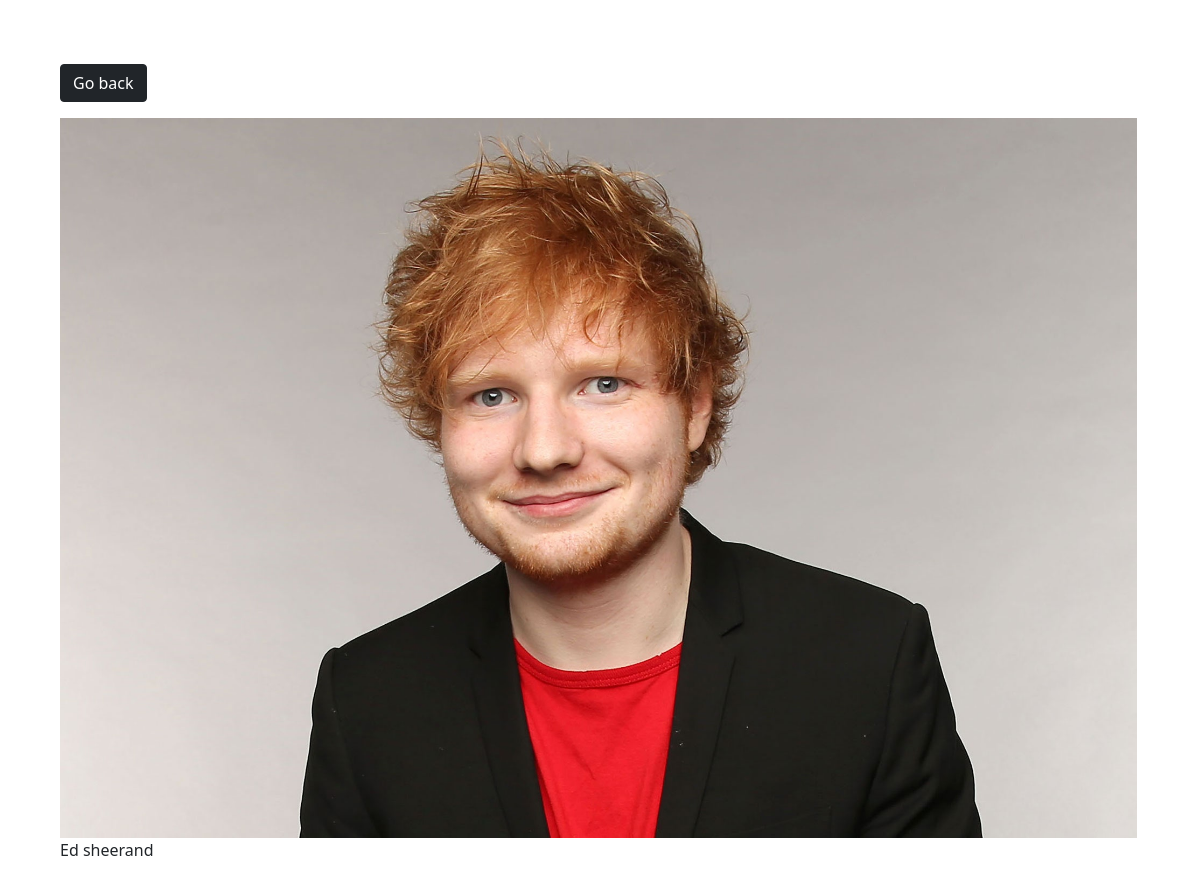
Screenshot of /photos/1/ with the database file from the repository.
### photo/models.py (models this page shows, shortened)
class Photo(models.Model):
    category = models.ForeignKey(
        Category, on_delete=models.SET_NULL, null=True, blank=True)
    image = models.ImageField(null=False, blank=False)
    description = models.TextField()

### photo/views.py (the view)
# urls.py: path('photos/<str:pk>/', views.viewPhoto, name='photo'),
def viewPhoto(request, pk):
    photo = Photo.objects.get(id=pk)
    return render(request, 'photo/photos.html', {'photo': photo})

### photo/templates/photo/photos.html (shortened to what this page needs)
<!DOCTYPE html>
<html lang="en">
<head>
    <link href="https://cdn.jsdelivr.net/npm/bootstrap@5.0.0-beta2/dist/css/bootstrap.min.css" rel="stylesheet">
</head>
<body class="m-5">
    <div class="container">
        <div class="row justify-content-center">
            <div class="col">
                <a href="{% url 'gallery' %}" class="btn btn-dark my-3">Go back</a>
                <div style="height: 90vh;">
                    <img style="max-width: 100%; max-height:100%;" src="{{photo.image.url}}" alt="">
                    <p>{{photo.description}}</p>
                </div>
            </div>
        </div>
    </div>
</body>
</html>

### rows the page displays
Photo: image (picture), description "Ed sheerand"
